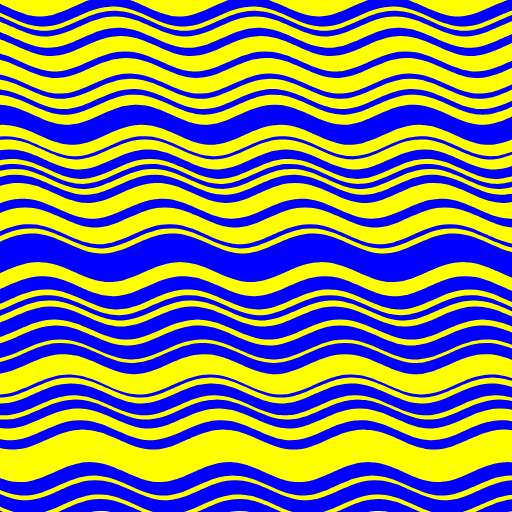
Frame 1 (no input)
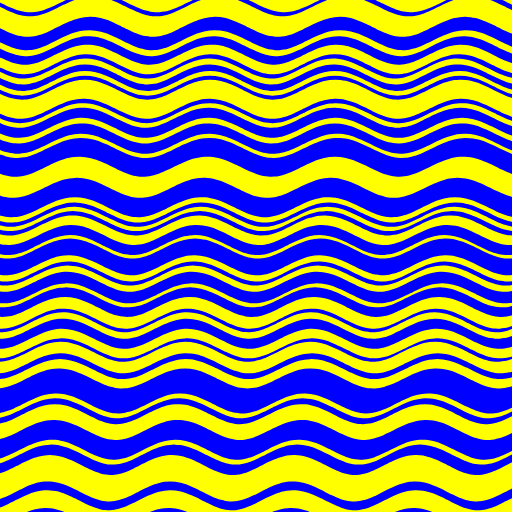
Frame 2 (the mouse pressed at the canvas centre, redrawn once)

The p5.js sketch that drew these frames (run headless with seeded random() and noise() and a simulated clock; the mouse was pressed at the canvas centre and the sketch redrawn once):

// p5.js sketch
// ── sketch.js
// By Roni Kaufman
// https://ronikaufman.github.io/

// Genuary JAN.8
// "Curve only."
// https://genuary2021.github.io/

let colors = [[255, 255, 0], [0, 0, 255]];

function setup() {
  createCanvas(512, 512);
  noLoop();
  noFill();
}

function draw() {
  let y0 = -10;
  let freq = random(15, 25);
  let offsetIncr = random(-0.1, 0.1);
  let offset = 0;
  while (y0 < height + 10) {
    let bandSize = random(6, 8);
    strokeWeight(bandSize);
    stroke(random(colors));
    beginShape();
    for (x = -10; x < width + 10; x += 5) {
      let y = y0 + sin(offset + x/freq)*10;
      curveVertex(x, y);
    }
    endShape();
    y0 += bandSize - 2;
    freq += random(-0.1, 0.1);
	offset += offsetIncr;
  }
}
